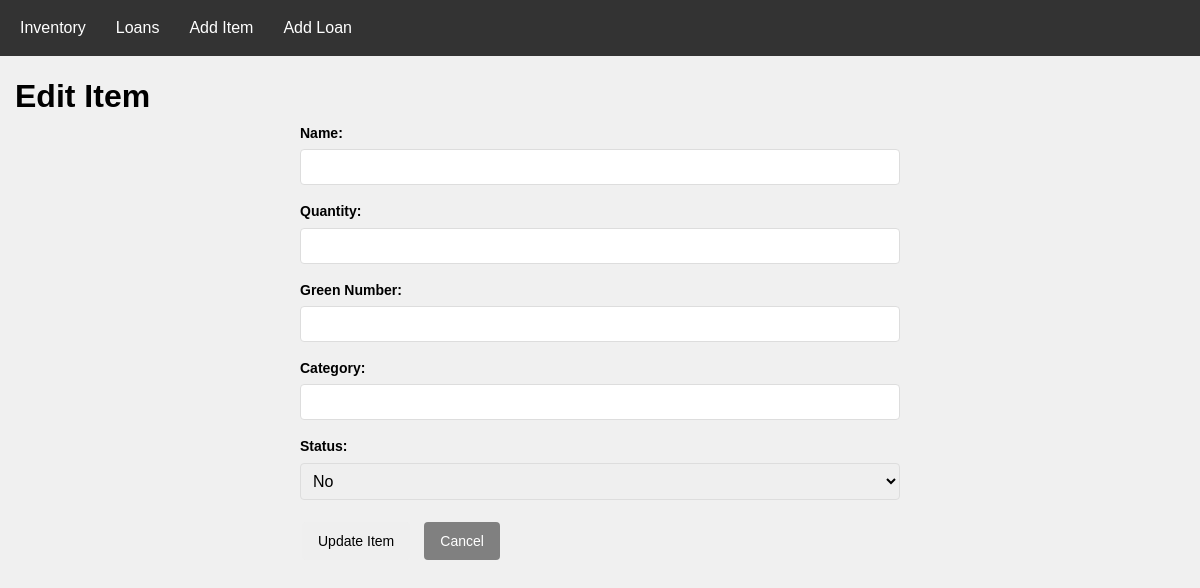
Page /edit/22 on the earlier database version.
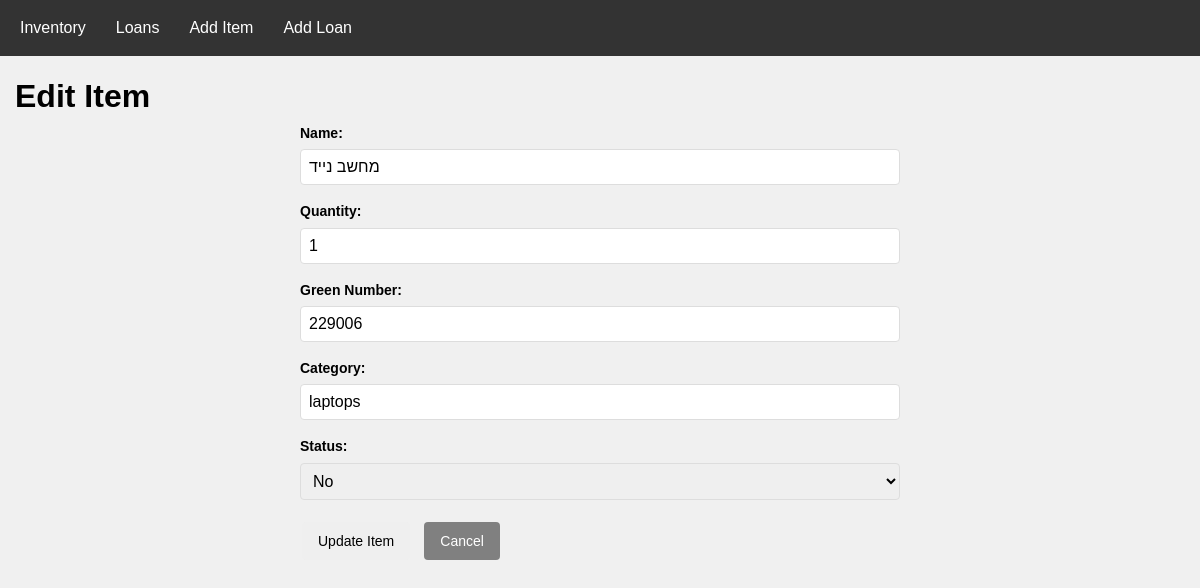
Same page on the later database version.
### tables this page shows
CREATE TABLE inventory (
    id INTEGER PRIMARY KEY AUTOINCREMENT,
    name TEXT NOT NULL,
    quantity INTEGER NOT NULL,
    green_number INTEGER NOT NULL,
    category TEXT NOT NULL,
    status TEXT CHECK(status IN ('yes', 'no')) DEFAULT 'no',
    created_at TIMESTAMP DEFAULT CURRENT_TIMESTAMP
);

### app.py (the view, shortened to what this page needs)
@app.route('/edit/<int:id>', methods=['GET', 'POST'])
def edit_item(id):
    db = get_db()
    cursor = db.cursor()
    cursor.execute('SELECT * FROM inventory WHERE id = ?', (id,))
    item = cursor.fetchone()
    return render_template('edit.html', item=item)

### database.py (called while the page is built)
def get_db():
    if 'db' not in g:
        g.db = sqlite3.connect(DATABASE)
        g.db.row_factory = sqlite3.Row
    return g.db

### Templates/edit.html (shortened to what this page needs)
{% extends "base.html" %}
{% block content %}
    <h1>Edit Item</h1>
    <form method="POST">
        <div>
            <label for="name">Name:</label>
            <input type="text" id="name" name="name" value="{{ item['name'] }}" required>
        </div>
        <div>
            <label for="quantity">Quantity:</label>
            <input type="number" id="quantity" name="quantity" value="{{ item['quantity'] }}" required min="0">
        </div>
        <div>
            <label for="green_number">Green Number:</label>
            <input type="number" id="green_number" name="green_number" value="{{ item['green_number'] }}" required min="0">
        </div>
        <div>
            <label for="category">Category:</label>
            <input type="text" id="category" name="category" value="{{ item['category'] }}" required>
        </div>
        <div>
            <label for="status">Status:</label>
            <select id="status" name="status">
                <option value="no" {% if item['status'] == 'no' %}selected{% endif %}>No</option>
            </select>
        </div>
        <div class="form-buttons">
            <button type="submit" class="button">Update Item</button>
            <a href="{{ url_for('index') }}" class="button cancel">Cancel</a>
        </div>
    </form>
{% endblock %}

Differences in the rows shown:
added inventory: name "מחשב נייד", quantity "1", green_number "229006", category "laptops", status "No"
Other differences:
form field status: "No" → (not shown)
